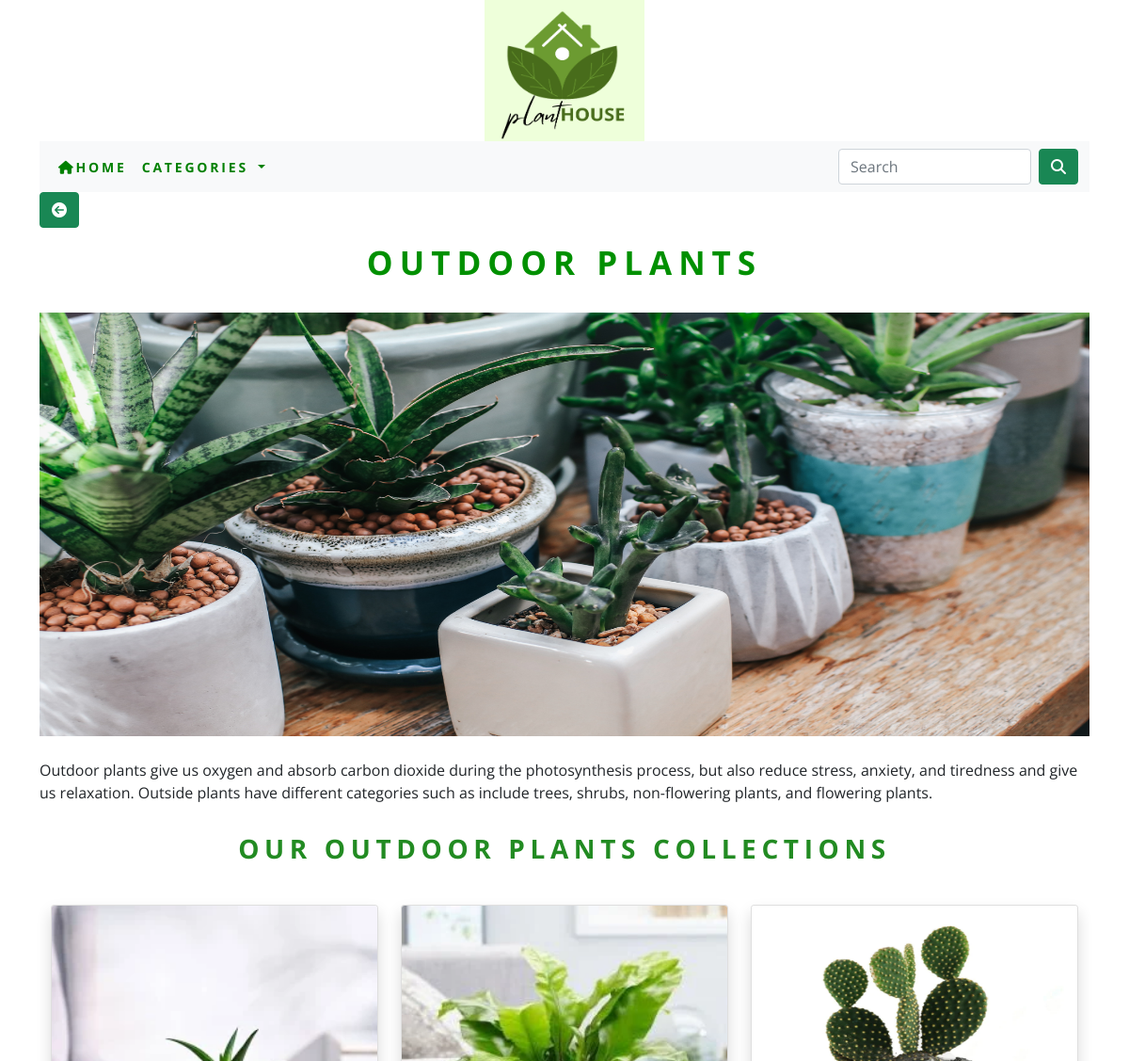
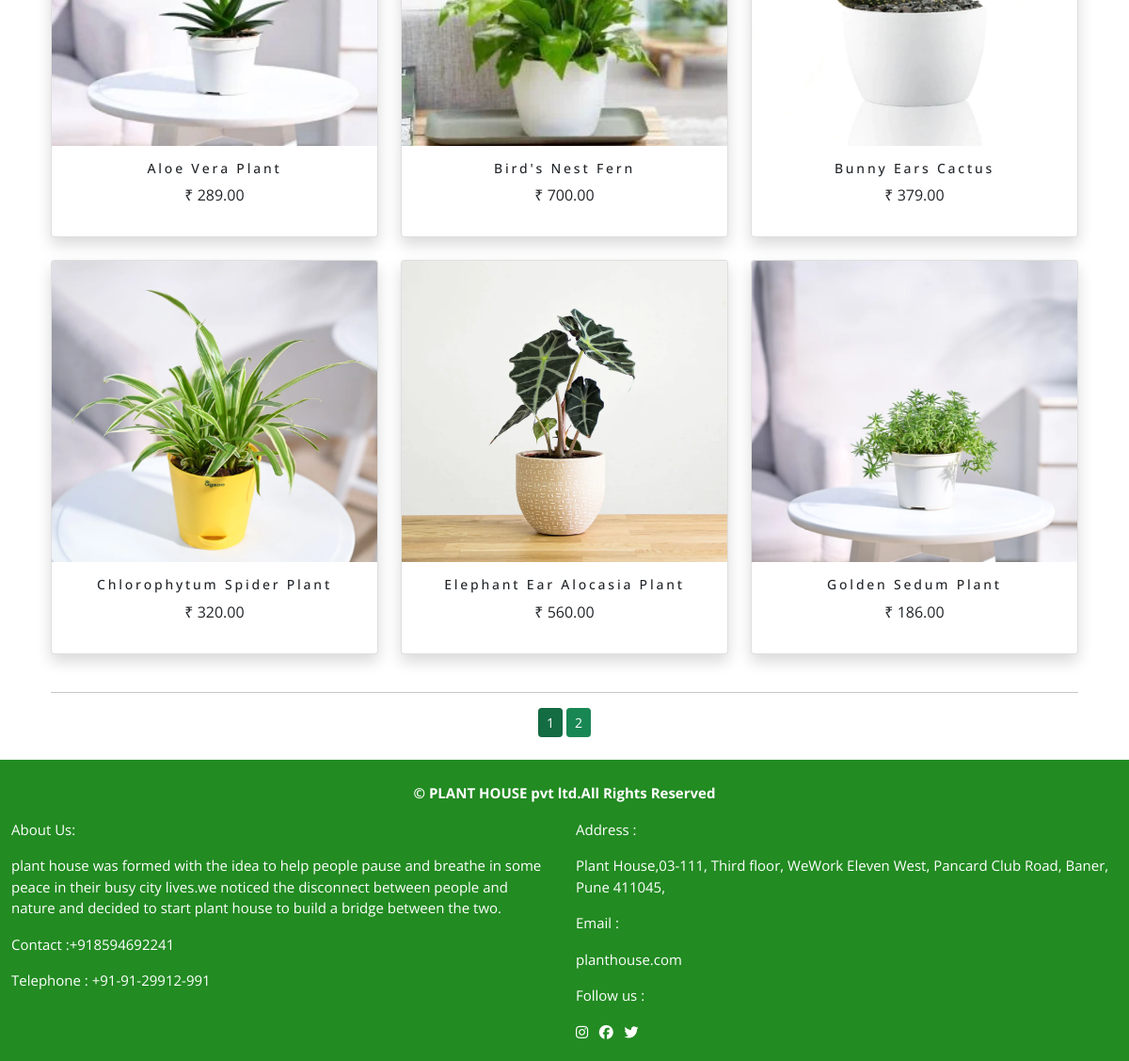
Screenshot of /shop/outdoor/ with the database file from the repository (2 pictures, top to bottom).
### shop/models.py (models this page shows, shortened)
class Category(models.Model):
    name=models.CharField(max_length=250,unique=True)
    slug=models.SlugField(max_length=250,unique=True)
    description=models.TextField(blank=True)
    image=models.ImageField(upload_to='category',blank=True)
    class Meta:
        ordering=('name',)
        verbose_name='category'
        verbose_name_plural='categories'
    def get_url(self):
        return reverse('shop:products_by_category',args=[self.slug])

class Product(models.Model):
    name=models.CharField(max_length=250,unique=True)
    slug=models.SlugField(max_length=250,unique=True)
    description=models.TextField(blank=True)
    price=models.DecimalField(max_digits=10,decimal_places=2)
    category=models.ForeignKey(Category,on_delete=models.CASCADE)
    image=models.ImageField(upload_to='product',blank=True)
    stock=models.IntegerField()
    available=models.BooleanField(default=True)
    created=models.DateTimeField(auto_now_add=True)
    updated=models.DateTimeField(auto_now_add=True)
    def get_url(self):
        return reverse('shop:proCatdetail',args=[self.category.slug,self.slug])
    class Meta:
        ordering=('name',)
        verbose_name='product'
        verbose_name_plural='products'

### shop/views.py (the view)
# urls.py: path('',views.allProdCat,name='allProdCat'),
def allProdCat(request,c_slug=None):
    c_page=None
    product_list=None
    if c_slug!=None:
        c_page=get_object_or_404(Category,slug=c_slug)
        product_list=Product.objects.all().filter(category=c_page,available=True)
    else:
        product_list = Product.objects.all().filter(available=True)
    paginator=Paginator(product_list,6)
    try:
        page=int(request.GET.get('page','1'))
    except:
        page=1
    try:
        products=paginator.page(page)
    except (EmptyPage,InvalidPage):
        products=paginator.page(paginator.num_pages)
    return render(request,"category.html",{'category':c_page,'products':products})

### cart/context_processors.py (called while the page is built)
def counter(request):
    item_count=0
    if 'admin' in request.path:
        return {}
    else:
        try:
            cart=Cart.objects.filter(cart_id=cart_id(request))
            car_items=CartItem.objects.all().filter(cart=cart[:1])
            for cart_item in car_items:
                item_count += cart_item.quantity
        except Cart.DoesNotExist:
            item_count=0
    return dict(item_count=item_count)

### cart/views.py (called while the page is built)
def cart_id(request):
    cart=request.session.session_key
    if not cart:
        cart=request.session.create()
    return cart

### shop/context_processors.py (called while the page is built)
def menu_links(request):
    links=Category.objects.all()
    return dict(links=links)

### template/category.html (shortened to what this page needs)
{% extends 'base.html' %}
{% load static %}
{% block body %}
{% if category %}
<div>
    <div class="row my_row_class">
        <div class="mx_auto">
    <p>
        <a class="btn btn-success" href="{% url 'shop:allProdCat' %}"><i class="fa-solid fa-circle-arrow-left"></i>  </a>
    </p>
</div>
    </div>
</div>
{% endif %}
<div class="mx_auto">
{% if category %}
   <h1 class="text-center my_title">
      <strong>{{category.name}}</strong>
    </h1><br>
<img  src="{{category.image.url}}" alt="{{category.name}}" height="450" width="100%">
</div>
<br>
<div>
    <p class="text-justify">{{category.description}}</p>
</div>
<h1 style="font-size:28px;text-transform:uppercase;letter-spacing:.2em;padding-top:15px;padding-bottom:10px;color:forestgreen;" class="text-center"><strong>OUR {{category.name}} COLLECTIONS</strong></h1>
<BR>
{% endif %}
<div class="container">
    <div class="row mx_auto">
        {% for product in products.object_list %}
        <div class="my_bottom_margin col-9 col-sm-12 col-md-4  xol-lg-4">
            <div class="shadow card text-center" style="min-width:18rem;">
                <a href="{{product.get_url}}" ><img style="height:20rem;" class="card-img-top my_image" src="{{product.image.url}}" alt="{{product.name}}"> </a>
                <div class="card-body">
                    <h4>{{product.name}}</h4>
                    <p>₹ {{product.price}}</p>
                 </div>
            </div><br>
        </div>
        {% endfor %}
    </div>
    <div class="mx_auto">
        {% if products.paginator.num_pages > 1 %}
        <hr>
        <div class="text-center">
            {% for pg in products.paginator.page_range %}
            <a href="?page={{pg}}" class="btn btn-success btn-sm {% if products.number == pg %} active {% endif %}">{{pg}}</a>
            {% endfor %}
        </div>
        {% endif %}
    </div><br>
</div>
{% endblock %}

### static/css/custom.css (style rules this page uses)
body { font-family: 'Lato', sans-serif; font-family: 'Nunito Sans', sans-serif; font-family: 'Open Sans', sans-serif; }
.my_row_class .mx_auto { color:black; font-size:12px; }
.my_image { width:100%; }
.my_title { font-size:35px; text-transform:uppercase; letter-spacing:.2em; color:#009000; }
.my_bottom_margin { margin-bootom:10px; }
.card-body h4 { font-size:14px; text transform:uppercase; letter-spacing:.2em }

### rows the page displays
Category: name "OUTDOOR PLANTS", image (picture), description "Outdoor plants give us oxygen and absorb carbon dioxide during the photosynthesis process, but also reduce stress, anxiety, and tiredness and give us relaxation. Outside plants have different categories such as include trees, shrubs, non-flowering plants, and flowering plants."
Product: image (picture), name "Aloe Vera Plant", price "289.00"
Product: image (picture), name "Bird's Nest Fern", price "700.00"
Product: image (picture), name "Bunny Ears Cactus", price "379.00"
Product: image (picture), name "Chlorophytum Spider Plant", price "320.00"
Product: image (picture), name "Elephant Ear Alocasia Plant", price "560.00"
Product: image (picture), name "Golden Sedum Plant", price "186.00"

### other values shown
{{ pg }} "1" "2"
